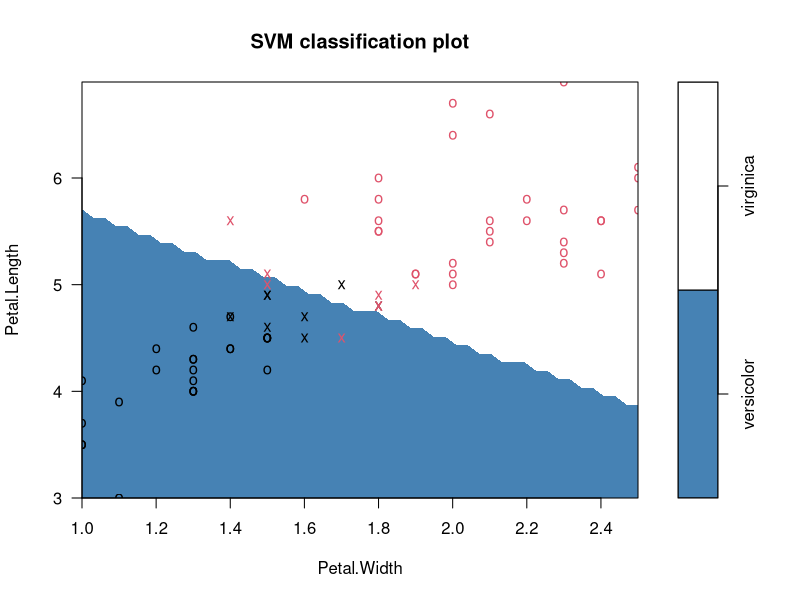

Write the R code that produced this figure.
# Lab 6 - Support Vector Machine

# Install Libraries
install.packages("e1071")
library(e1071)

# Load the data
data(iris)

# Create a subset with only versicolor and virginica species
iris1 <- subset(iris, Species != "setosa")

# Check the levels of Species in Iris2
levels(iris1$Species)
# [1] "setosa"     "versicolor" "virginica" 

# Remove the unused "Setosa" level and keep only versicolor and verginica
iris1$Species <- factor(iris1$Species, levels = c("versicolor", "virginica"))

# Set seed to ensure reproducdible results
set.seed(650)

# Calculate 70% * rows
sample_size <- floor(0.7 * nrow(iris1))

# Get the data frame indices of our random sample
training_index <- sample(nrow(iris1), size = sample_size)

# Get the rows by the index from sample
train <- iris1[training_index,]

# Get the rows not in the index
test <- iris1[-training_index,]

# Build model
svm_model <-svm(Species ~., data=train, method="C-classification", kernel="linear")

# Show details of the SVM
summary(svm_model)
# Call:
# svm(formula = Species ~ ., data = train, method = "C-classification", 
#     kernel = "linear")
# Parameters:
#   SVM-Type:  C-classification 
# SVM-Kernel:  linear 
# cost:  1 
# Number of Support Vectors:  12
# ( 6 6 )
# Number of Classes:  2 
# Levels: 
#   versicolor virginica

# Evaluate the model
iris.pred <-predict(svm_model, test)

# Results
results <- data.frame(actual = test[,'Species'], predicted = iris.pred)
table(results)
# predicted
# actual       versicolor virginica
# versicolor         16         2
# virginica           0        12

# Calculate overall accuracy
results$Correct <- ifelse(results$actual == results$predicted, 1, 0)
sum(results$correct)/nrow(results)
# [1] 0.9333333

# Visualize the SVM results
iris2 = iris1[,c(3,4,5)]
train2 <- iris2[training_index,]
svm_model2 <-svm(Species ~., data=train2, method="C-classification", kernel="linear")
plot(svm_model2, train2, col = c("steelblue","white"))
